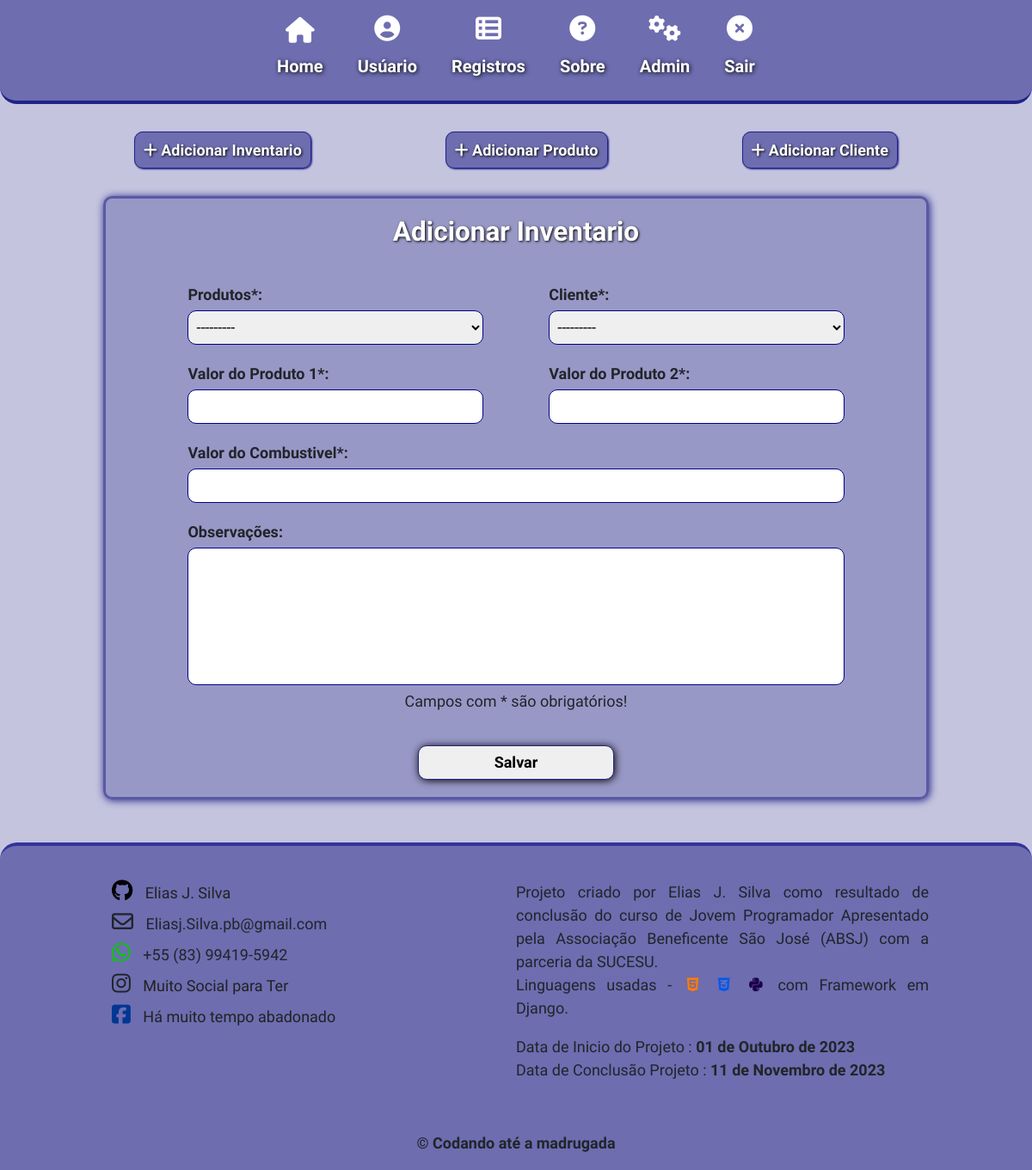
The app's page /Registros/Cadastrar-Produto-Existente/ (signed in), older data.
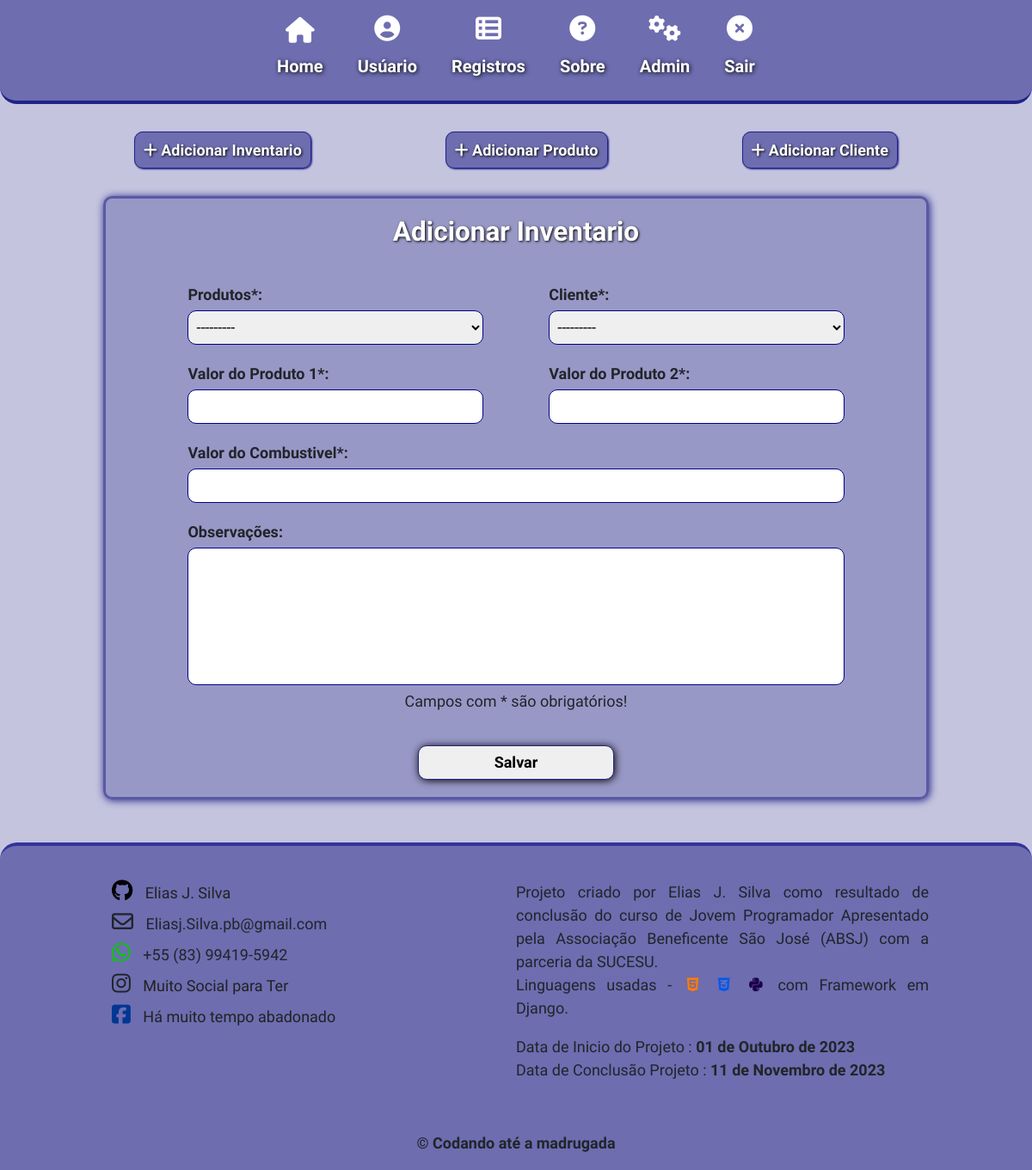
The same page, newer data.
### inventario/models.py (models this page shows)
class Produto(models.Model):
    user = models.ForeignKey(get_user_model(), on_delete=models.CASCADE)
    produto = models.CharField(max_length=100)
    valorBase = models.DecimalField(max_digits=10, decimal_places=2, default=1.70)
    valorTotal = models.DecimalField(max_digits=10, decimal_places=2, blank=True, default=0)
    create = models.DateField(auto_now_add=True)
    notes = models.TextField(blank=True, null=True)
    class Meta:
        ordering = ['-valorTotal']
    def __str__(self):
        return self.produto

class Cliente(models.Model):
    user = models.ForeignKey(get_user_model(), on_delete=models.CASCADE)
    cliente = models.CharField(max_length=150)
    endereco = models.CharField(max_length=200, blank=True, null=True)
    contato = models.CharField(max_length=15, blank=True, null=True)
    email = models.CharField(max_length=150,blank=True,null=True)
    data = models.DateField(auto_now_add=True)
    observacoes = models.TextField(blank=True, null=True)
    class Meta:
        ordering = ['cliente']
    def __str__(self):
        return self.cliente

### inventario/views.py (the view)
# urls.py: path('Registros/Cadastrar-Produto-Existente/', views.exisProduto, name = 'exisProduto'),
@login_required
def exisProduto(request):
    form_Inve = forms.InventarioForm(request.POST or None, request.FILES, user=request.user)
    if form_Inve.is_valid():
        form_Inve = form_Inve.save(commit=False)
        form_Inve.user = request.user
        form_Inve.save()
        messages.info(request, 'Inventario Salvo com Sucesso!')
        return redirect('registers')
    else:
        return render(request, 'inventario/exisProduto.html', {'registrar':form_Inve})

### inventario/forms.py
class InventarioForm(forms.ModelForm):
    class Meta:
        model = models.Inventario
        fields = ['produto', 'cliente', 'valor_p1', 'valor_p2', 'valorProdutos', 'subTotal', 'combustivel', 'notes']
    def __init__(self, *args, **kwargs):
        user = kwargs.pop('user', None)
        super(InventarioForm, self).__init__(*args, **kwargs)
        if self.instance.pk:
            self.fields['produto'].queryset = models.Produto.objects.filter(user=self.instance.user)
            self.fields['cliente'].queryset = models.Cliente.objects.filter(user=self.instance.user)
        else:
            self.fields['produto'].queryset = models.Produto.objects.filter(user=user)
            self.fields['cliente'].queryset = models.Cliente.objects.filter(user=user)

### templates/inventario/exisProduto.html (shortened to what this page needs)
{% extends 'home.html' %}
{% load static %}
{% block content %}
<div class="register">
    <div class="add">
        <a href="{% url 'exisProduto' %}">
            <span><i class="fa-solid fa-plus icon"></i></span>
            <span>Adicionar Inventario</span>
        </a>
    </div>
    <div class="add">
        <a href="{% url 'addProduto' %}">
            <span><i class="fa-solid fa-plus icon"></i></span>
            <span>Adicionar Produto</span>
        </a>
    </div>
    <div class="add">
        <a href="{% url 'addCliente' %}">
            <span><i class="fa-solid fa-plus icon"></i></span>
            <span>Adicionar Cliente</span>
        </a>
    </div>
</div>
{% block inve %}
<div class="conttBox">
    <div class="title"><h3>Adicionar Inventario</h3></div>
    <div class="contt">
        <form action="" method="POST" enctype="multipart/form-data"> {% csrf_token %}
          <div class="valor">
                <div class="item1">
                    <label for="">Produtos*:</label>
                    {{ registrar.produto }}
                </div>
                <div class="item1">
                    <label for="">Cliente*:</label>
                    {{ registrar.cliente}}
                </div>
            </div>
            <div class="valor">
                <div class="item1">
                    <label for="">Valor do Produto 1*:</label>
                    {{ registrar.valor_p1 }}
                </div>
                <div class="item1">
                    <label for="">Valor do Produto 2*:</label>
                    {{ registrar.valor_p2 }}
                </div>
            </div>
            <label for="">Valor do Combustivel*:</label>
            {{ registrar.combustivel }}
            <label for="">Observações:</label>
            {{ registrar.notes }}
            <p>Campos com * são obrigatórios!</p>
            <input type="submit" value="Salvar">
        </form>
    </div>
</div>
{% endblock inve %}
{% endblock %}

Row changes from the older to the newer data that the page shows:
removed Produto: produto "---------"
removed Cliente: cliente "---------"
Text that changed along with them:
form field produto: (not shown) → "---------"
form field cliente: (not shown) → "---------"
